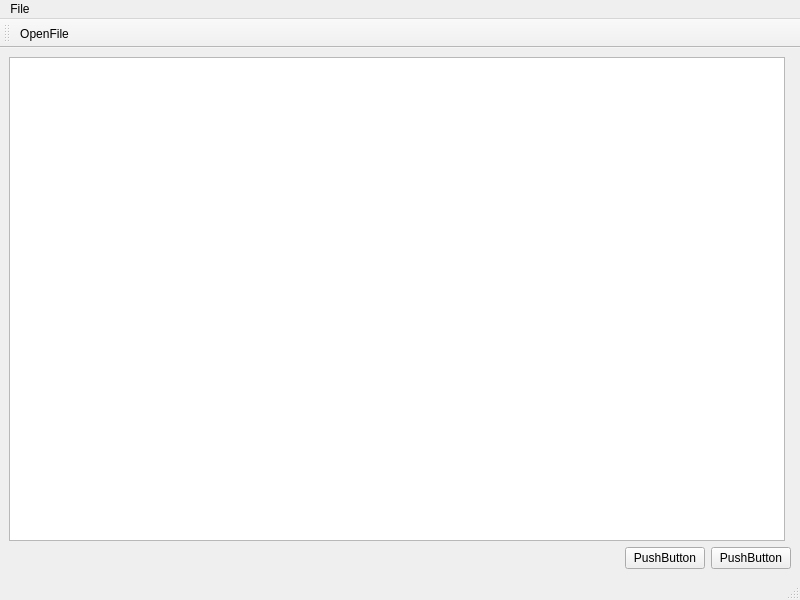
<?xml version="1.0" encoding="UTF-8"?>
<ui version="4.0">
 <class>MainWindow</class>
 <widget class="QMainWindow" name="MainWindow">
  <property name="geometry">
   <rect>
    <x>0</x>
    <y>0</y>
    <width>800</width>
    <height>600</height>
   </rect>
  </property>
  <property name="windowTitle">
   <string>MainWindow</string>
  </property>
  <widget class="QWidget" name="centralwidget">
   <layout class="QVBoxLayout" name="verticalLayout">
    <item>
     <layout class="QHBoxLayout" name="horizontalLayout">
      <item>
       <widget class="QTreeView" name="treeView">
        <property name="contextMenuPolicy">
         <enum>Qt::ActionsContextMenu</enum>
        </property>
       </widget>
      </item>
      <item>
       <widget class="QVTKOpenGLNativeWidget" name="widget" native="true"/>
      </item>
     </layout>
    </item>
    <item>
     <layout class="QHBoxLayout" name="horizontalLayout_2">
      <item>
       <spacer name="horizontalSpacer">
        <property name="orientation">
         <enum>Qt::Horizontal</enum>
        </property>
        <property name="sizeHint" stdset="0">
         <size>
          <width>40</width>
          <height>20</height>
         </size>
        </property>
       </spacer>
      </item>
      <item>
       <widget class="QPushButton" name="pushButton">
        <property name="text">
         <string>PushButton</string>
        </property>
       </widget>
      </item>
      <item>
       <widget class="QPushButton" name="pushButton_2">
        <property name="text">
         <string>PushButton</string>
        </property>
       </widget>
      </item>
     </layout>
    </item>
   </layout>
  </widget>
  <widget class="QMenuBar" name="menubar">
   <property name="geometry">
    <rect>
     <x>0</x>
     <y>0</y>
     <width>800</width>
     <height>20</height>
    </rect>
   </property>
   <widget class="QMenu" name="menuFile">
    <property name="title">
     <string>File</string>
    </property>
    <addaction name="actionOpenFile"/>
   </widget>
   <addaction name="menuFile"/>
  </widget>
  <widget class="QStatusBar" name="statusbar"/>
  <widget class="QToolBar" name="toolBar">
   <property name="windowTitle">
    <string>toolBar</string>
   </property>
   <attribute name="toolBarArea">
    <enum>TopToolBarArea</enum>
   </attribute>
   <attribute name="toolBarBreak">
    <bool>false</bool>
   </attribute>
   <addaction name="actionOpenFile"/>
  </widget>
  <action name="actionOpenFile">
   <property name="icon">
    <iconset resource="icons.qrc">
     <normaloff>:/Icons/fileopen.png</normaloff>:/Icons/fileopen.png</iconset>
   </property>
   <property name="text">
    <string>OpenFile</string>
   </property>
  </action>
  <action name="actionItem_Options">
   <property name="text">
    <string>Item_Options</string>
   </property>
  </action>
 </widget>
 <customwidgets>
  <customwidget>
   <class>QVTKOpenGLNativeWidget</class>
   <extends>QWidget</extends>
   <header>qvtkopenglnativewidget.h</header>
   <container>1</container>
  </customwidget>
 </customwidgets>
 <resources>
  <include location="icons.qrc"/>
 </resources>
 <connections/>
</ui>
